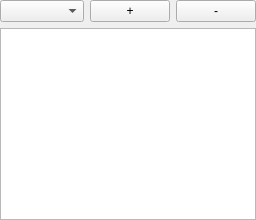
<?xml version="1.0" encoding="UTF-8"?>
<ui version="4.0">
 <class>BuffChooser</class>
 <widget class="QWidget" name="BuffChooser">
  <property name="windowTitle">
   <string>Form</string>
  </property>
  <layout class="QVBoxLayout" name="verticalLayout">
   <property name="margin">
    <number>0</number>
   </property>
   <item>
    <layout class="QHBoxLayout" name="horizontalLayout_3">
     <item>
      <widget class="QComboBox" name="buffCb">
       <property name="sizePolicy">
        <sizepolicy hsizetype="Expanding" vsizetype="Fixed">
         <horstretch>0</horstretch>
         <verstretch>0</verstretch>
        </sizepolicy>
       </property>
      </widget>
     </item>
     <item>
      <widget class="QPushButton" name="addBuff">
       <property name="text">
        <string>+</string>
       </property>
      </widget>
     </item>
     <item>
      <widget class="QPushButton" name="removeBuff">
       <property name="text">
        <string>-</string>
       </property>
      </widget>
     </item>
    </layout>
   </item>
   <item>
    <widget class="QListView" name="buffListView"/>
   </item>
  </layout>
 </widget>
 <resources/>
 <connections/>
</ui>
